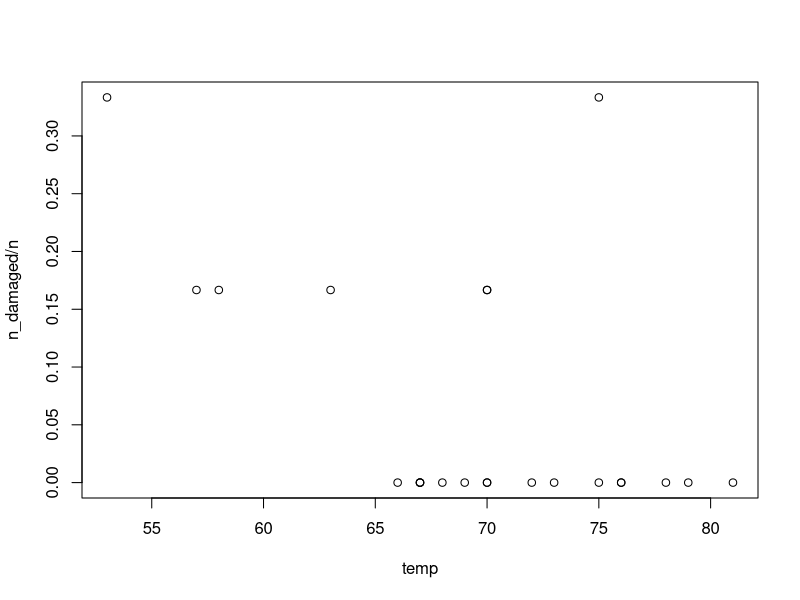
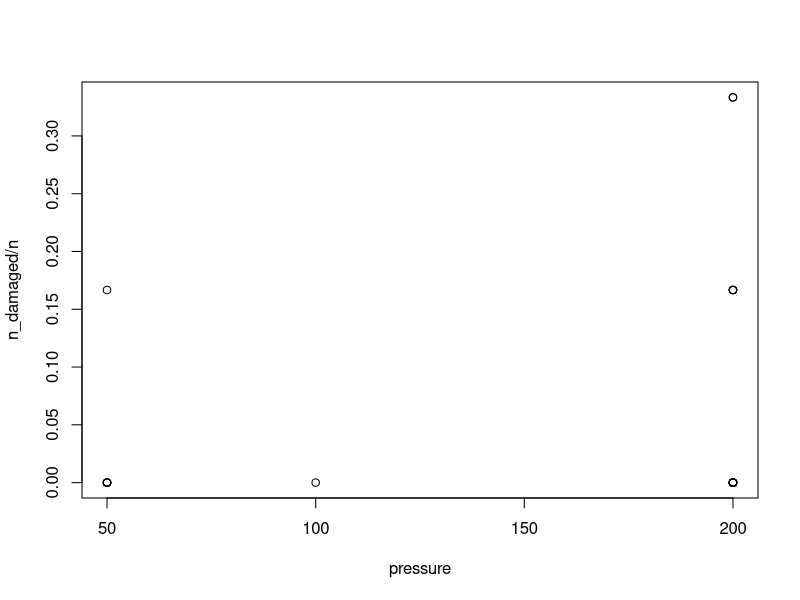

Write R code to recreate these figures, in order. (Note: this script raises an error after producing the figures.)
## ---- chunk 1
knitr::opts_chunk$set(eval = FALSE)
knitr::opts_knit$set(root.dir = file.path('..', 'datasets'))
## ---- chunk 2
# read in the data
shuttle <- read.csv("shuttle.csv")
## ---- chunk 3

# add a column to the data for the total number of O-rings on each shuttle:
## ---- chunk 4
shuttle$n <- rep(6, nrow(shuttle))
## ---- chunk 5
# Make plots of proportion of O-rings damaged against
# temp, pressure and orbiter:
plot(n_damaged / n ~ temp + pressure + orbiter, data = shuttle)
## ---- chunk 6

# Fit a logistic regression of proportion of damaged O-rings
# against temp, pressure and orbiter:
## ---- chunk 7
shuttle_glm1 <- glm(n_damaged / n ~ temp + pressure + orbiter,
                    data = shuttle, family = binomial, weights = n)
## ---- chunk 8
summary(shuttle_glm1)
## ---- chunk 9

# conduct likelihood ratio tests for the presence of each explanatory variable:
## ---- chunk 10
anova(shuttle_glm1, test = "LRT")
## ---- chunk 11
# So we should keep temp in the model, but we do not need other variables.
## ---- chunk 12
# Fit a logistic regression on temp alone:
## ---- chunk 13
shuttle_glm2 <- glm(n_damaged / n ~ temp, data = shuttle, family = binomial, 
                    weights = n)
## ---- chunk 14
summary(shuttle_glm2)
## ---- chunk 15

# Fit a logistic regression with an linear predictor which is quadratic
# in temp:
## ---- chunk 16
shuttle_glm3 <- glm(n_damaged / n ~ temp + I(temp^2),
                    data = shuttle, family = binomial, weights = n)
## ---- chunk 17
summary(shuttle_glm3)
# The coefficient for I(temp^2) is not required in the model,
# so prefer shuttle_glm2.
## ---- chunk 18

# predict the probability of O-ring failure at 31F:
## ---- chunk 19
newdata <- data.frame(temp = 31)
pred_glm2 <- predict(shuttle_glm2, newdata = newdata, 
                     type = "response", se.fit = TRUE)
pred_glm2
## ---- chunk 20
# The predicted probability of O-ring failure at 31F is 0.82
## ---- chunk 21

# find a asymptotic 95% confindence interval for the probability of 
# O-ring failure at 31F:
## ---- chunk 22
CI <- c(pred_glm2$fit - qnorm(0.975) * pred_glm2$se.fit, 
        pred_glm2$fit + qnorm(0.975) * pred_glm2$se.fit)
CI
## ---- chunk 23
# The upper limit of the confidence interval is greater than 1,
# which is not sensible.
## ---- chunk 24

# predict the linear predictor at 31F:
pred_glm2_eta <- predict(shuttle_glm2, newdata = newdata, se.fit = TRUE)

# find a confidnece interval for the linear predictor at 31F:
CI_eta <- c(pred_glm2_eta$fit - qnorm(0.975) * pred_glm2_eta$se.fit, 
            pred_glm2_eta$fit + qnorm(0.975) * pred_glm2_eta$se.fit)
CI_eta

# to find the predicted probability, apply the inverse of the logit link,
# We have g(x) = log(x / 1 - x)
# So g^{-1}(x) = exp(x) / (1 + exp(x)) 
exp(pred_glm2_eta$fit) / (1 + exp(pred_glm2_eta$fit))
# The predicted probability of O-ring failure is 0.82, as before.

exp(CI_eta) / (1 + exp(CI_eta))
# This is different from previous confidence interval.
# The new confidence interval is more sensible than the previous
# one, as the upper limit is less than one.
## ---- chunk 25

# Plot proportion of O-rings damaged against temp, with a fitted
# probability curve added:
newdata <- data.frame(temp = seq(30, 100, length = 30))
plot(n_damaged / n ~ temp, data = shuttle, ylim = c(0, 1), xlim = c(30, 100))
lines(newdata$temp, predict(shuttle_glm2, newdata = newdata, type = "response"), 
      col = 2)
